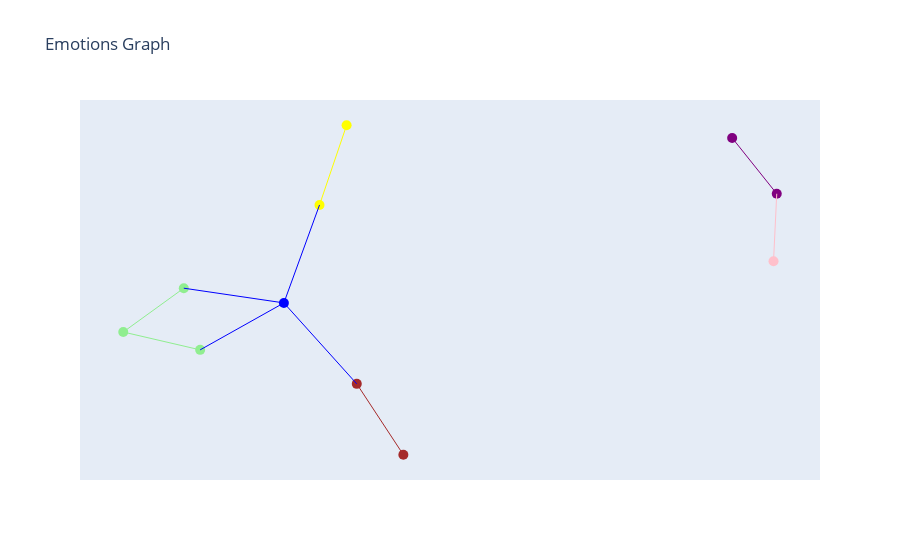

The notebook cell saved with this chart:
### Code cell
import textwrap

fig = go.Figure()

node_positions = {}

for node, position in pos.items():
    x, y = position  

    color = G.nodes[node]['color']  
    hover = G.nodes[node]['hover']
    hover = '<br>'.join(textwrap.wrap(hover,width=50))
    try:
        emotion = G.nodes[node]['emotion']
    except KeyError:
        try:
            gender = G.nodes[node]['gender']
        except KeyError:
            continue
    node_type = G.nodes[node]['type']

    if node_type == 'utterance':
        fig.add_trace(go.Scatter(x=[x], y=[y], marker=dict(size=10,color=color), hovertext=hover, name=emotion, hovertemplate=hover))
    else:
        fig.add_trace(go.Scatter(x=[x], y=[y], marker=dict(size=10,color=color), hovertext=hover, name=node_type, hovertemplate=hover))


for edge in G.edges():
    color = G.edges[edge]['color']
    x0, y0 = pos[edge[0]]
    x1, y1 = pos[edge[1]]
    fig.add_trace(go.Scatter(x=[x0, x1], y=[y0, y1], mode='lines', line=dict(width=1,color=color), name='Edge'))

fig.update_layout(showlegend=False, title='Emotions Graph')

fig.update_layout(xaxis=dict(showgrid=False, zeroline=False, showticklabels=False),
                  yaxis=dict(showgrid=False, zeroline=False, showticklabels=False))

fig.show()

### Figure 1 — Plotly figure (JSON) as saved in the notebook; plotly's stock layout.template omitted (floating-point values rounded to 4 significant figures)
{"data": [{"hovertemplate": "neutral", "hovertext": "neutral", "marker": {"color": "lightgreen", "size": 10}, "name": "emotion", "type": "scatter", "x": [-0.7774], "y": [-0.1756]}, {"hovertemplate": "disgust", "hovertext": "disgust", "marker": {"color": "brown", "size": 10}, "name": "emotion", "type": "scatter", "x": [-0.01554], "y": [-0.5596]}, {"hovertemplate": "fear", "hovertext": "fear", "marker": {"color": "yellow", "size": 10}, "name": "emotion", "type": "scatter", "x": [-0.1699], "y": [0.4713]}, {"hovertemplate": "joy", "hovertext": "joy", "marker": {"color": "purple", "size": 10}, "name": "emotion", "type": "scatter", "x": [0.8787], "y": [0.4316]}, {"hovertemplate": "male", "hovertext": "male", "marker": {"color": "blue", "size": 10}, "name": "gender", "type": "scatter", "x": [-0.3404], "y": [-0.08456]}, {"hovertemplate": "female", "hovertext": "female", "marker": {"color": "pink", "size": 10}, "name": "gender", "type": "scatter", "x": [0.9912], "y": [0.04558]}, {"hovertemplate": "And the nudity is really important to the story.", "hovertext": "And the nudity is really important to the story.", "marker": {"color": "lightgreen", "size": 10}, "name": "neutral", "type": "scatter", "x": [-0.5682], "y": [-0.2314]}, {"hovertemplate": "Not even if Carol's breast had a picture of a<br>missing child on it.", "hovertext": "Not even if Carol's breast had a picture of a<br>missing child on it.", "marker": {"color": "brown", "size": 10}, "name": "disgust", "type": "scatter", "x": [-0.1422], "y": [-0.3378]}, {"hovertemplate": "What?! I wh-, what's wrong?", "hovertext": "What?! I wh-, what's wrong?", "marker": {"color": "yellow", "size": 10}, "name": "fear", "type": "scatter", "x": [-0.2436], "y": [0.222]}, {"hovertemplate": "No, actually I thought about it when, when we were<br>going out.", "hovertext": "No, actually I thought about it when, when we were<br>going out.", "marker": {"color": "lightgreen", "size": 10}, "name": "neutral", "type": "scatter", "x": [-0.6127], "y": [-0.03853]}, {"hovertemplate": "God, oh it's just perfect!", "hovertext": "God, oh it's just perfect!", "marker": {"color": "purple", "size": 10}, "name": "joy", "type": "scatter", "x": [1.0], "y": [0.257]}, {"line": {"color": "lightgreen", "width": 1}, "mode": "lines", "name": "Edge", "type": "scatter", "x": [-0.7774, -0.5682], "y": [-0.1756, -0.2314]}, {"line": {"color": "lightgreen", "width": 1}, "mode": "lines", "name": "Edge", "type": "scatter", "x": [-0.7774, -0.6127], "y": [-0.1756, -0.03853]}, {"line": {"color": "brown", "width": 1}, "mode": "lines", "name": "Edge", "type": "scatter", "x": [-0.01554, -0.1422], "y": [-0.5596, -0.3378]}, {"line": {"color": "yellow", "width": 1}, "mode": "lines", "name": "Edge", "type": "scatter", "x": [-0.1699, -0.2436], "y": [0.4713, 0.222]}, {"line": {"color": "purple", "width": 1}, "mode": "lines", "name": "Edge", "type": "scatter", "x": [0.8787, 1.0], "y": [0.4316, 0.257]}, {"line": {"color": "blue", "width": 1}, "mode": "lines", "name": "Edge", "type": "scatter", "x": [-0.3404, -0.5682], "y": [-0.08456, -0.2314]}, {"line": {"color": "blue", "width": 1}, "mode": "lines", "name": "Edge", "type": "scatter", "x": [-0.3404, -0.1422], "y": [-0.08456, -0.3378]}, {"line": {"color": "blue", "width": 1}, "mode": "lines", "name": "Edge", "type": "scatter", "x": [-0.3404, -0.2436], "y": [-0.08456, 0.222]}, {"line": {"color": "blue", "width": 1}, "mode": "lines", "name": "Edge", "type": "scatter", "x": [-0.3404, -0.6127], "y": [-0.08456, -0.03853]}, {"line": {"color": "pink", "width": 1}, "mode": "lines", "name": "Edge", "type": "scatter", "x": [0.9912, 1.0], "y": [0.04558, 0.257]}], "layout": {"showlegend": false, "title": {"text": "Emotions Graph"}, "xaxis": {"showgrid": false, "showticklabels": false, "zeroline": false}, "yaxis": {"showgrid": false, "showticklabels": false, "zeroline": false}}}
